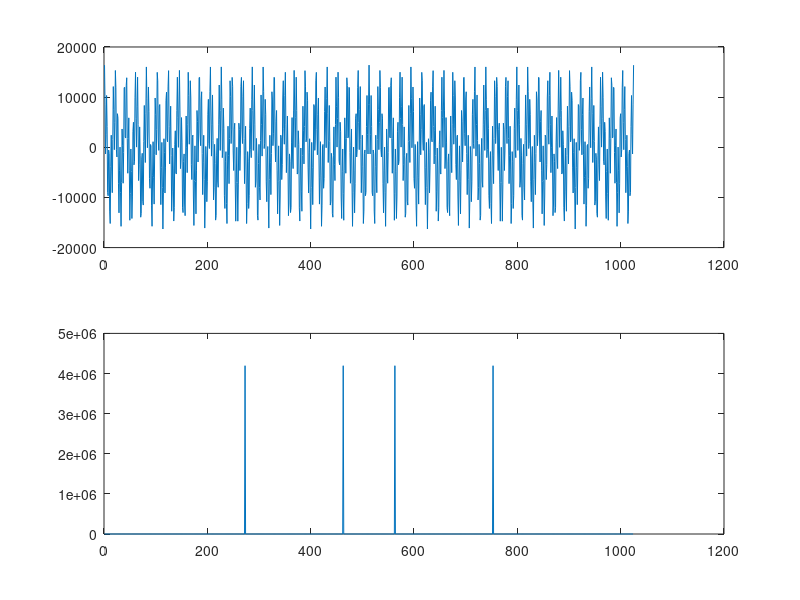

This figure's MATLAB source: (Note: this script raises an error after producing the figure.)
clear all;

%% Parameters
L = 2^10; % 1K
n = 0:1/L:1;

%% Compute Cosine LUT
stim_lut = 0 + (cos(100*pi*n)+cos(2*10000*pi*n))*2^13;
disp(['max(stim_lut)=' num2str(max(stim_lut)) ', min(stim_lut)=' num2str(min(stim_lut))]);

%% Plot Cosine LUT
figure(1);

subplot(2,1,1);
plot(stim_lut);

subplot(2,1,2);
plot(abs(fftshift(fft(stim_lut, L))));

%% Create header
fid = fopen('../sw/stim.h', 'w');
fprintf(fid, 'int stim_buf[MAX_FFT_LENGTH] = \n');
fprintf(fid, '{\n');

%% Write data to file
for ii = 1:L-1
    fprintf(fid, '    %d, ', round(stim_lut(ii)));
    if (mod(ii, 16) == 0)
        fprintf(fid, '\n');
    end
end
fprintf(fid, '    %d\n', round(stim_lut(ii)));
fprintf(fid, '};\n');

fclose(fid);
